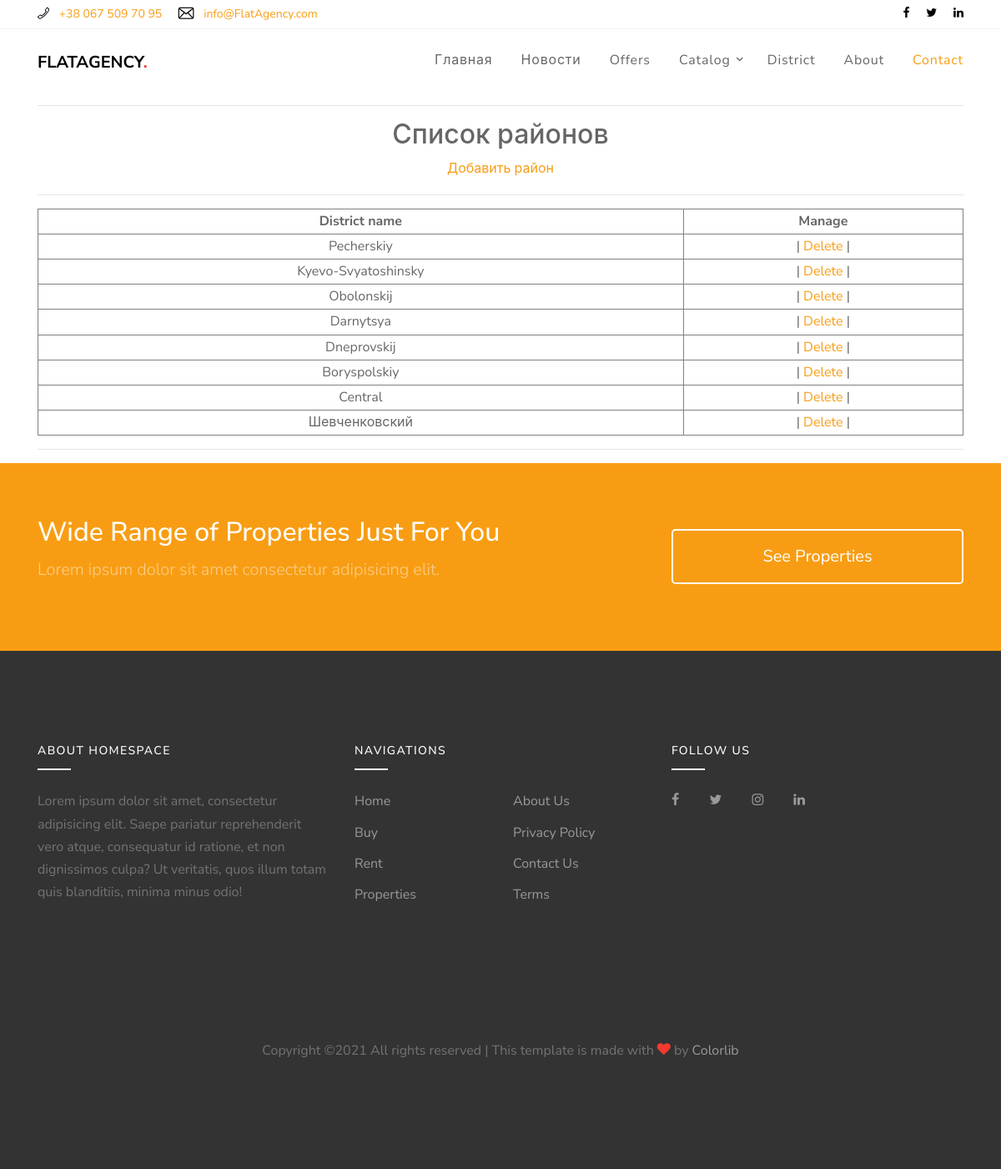
The page /catalog/district-list on the database its author committed.
### catalog/models.py (models this page shows, shortened)
class District(models.Model):
    name = models.CharField(max_length=100, null=False)

### catalog/views.py (the view)
# urls.py: path('district-list', district_list),
def district_list(request):
    return render(request, 'catalog/district-list.html', context={
        'all_districs': District.objects.all()
    })

### templates/catalog/district-list.html (shortened to what this page needs)
{% extends 'layouts/base.html' %}
{% block content %}
<div id="content" class="container">
    <hr>
    <h2>Список районов</h2>
    <a href="/catalog/add-district">Добавить район</a>
    <hr>
    <table class="offer" border="1" width="100%">
        <tr>
            <th>District name</th>
            <th>Manage</th>
        </tr>
        {% for district in all_districs %}
        <tr>
            <td>{{ district.name }}</td>
            <td>
                |
                <a href="/catalog/delete-district/{{ district.id }}"">Delete</a>
                |
            </td>
        </tr>
        {% endfor %}
    </table>
    <hr>
</div>
{% endblock content %}

### static/css/style.css (style rules this page uses)
body { line-height: 1.7; color: rgba(0, 0, 0, 0.6); font-weight: 400; font-size: 1rem; font-family: "Roboto Mono", SFMono-Regular, Menlo, Monaco, Consolas, "Liberation Mono", "Courier New", monospace; font-family: "Nunito Sans", -apple-system, BlinkMacSystemFont, "Segoe UI", Roboto, "Helvetica Neue", Arial, sans-serif, "Apple Color Emoji", "Segoe UI Emoji", "Segoe UI Symbol", "Noto Color Emoji"; }
a { -webkit-transition: .3s all ease; -o-transition: .3s all ease; transition: .3s all ease; }

### rows shown on the page
District: name "Pecherskiy"
District: name "Kyevo-Svyatoshinsky"
District: name "Obolonskij"
District: name "Darnytsya"
District: name "Dneprovskij"
District: name "Boryspolskiy"
District: name "Central"
District: name "Шевченковский"
